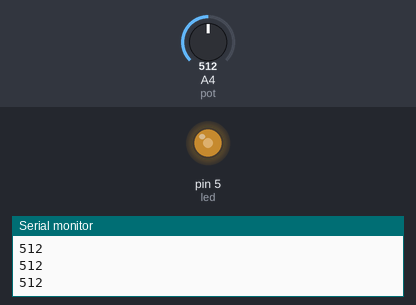
A sketch run on a simulated Arduino Uno, built with avr-gcc and run on an emulated ATmega328P. Shown: output pins drawn as LEDs (lit = HIGH), the last lines printed to the serial monitor. The inputs (shaded band) are chosen by the test bench; at power-on: A4 (pot) = 512.

Above: at 1.2 s.
1.3 s: A4 (pot) set to 716
At 2.0 s:
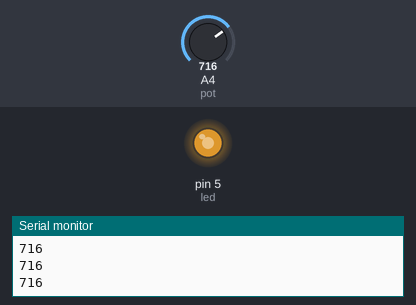
2.8 s: A4 (pot) set to 900
At 3.2 s:
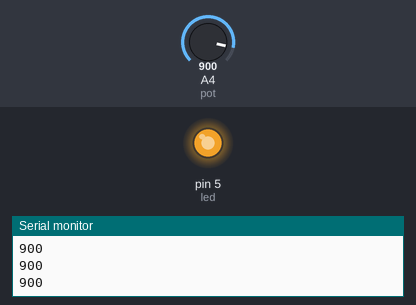
4.3 s: A4 (pot) set to 122
At 5.5 s:
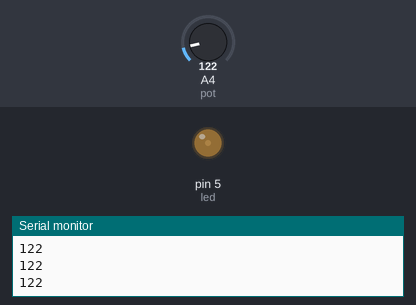
Timing chart, 0 to 7.3 s (numbered marks = the images above; inputs shaded):
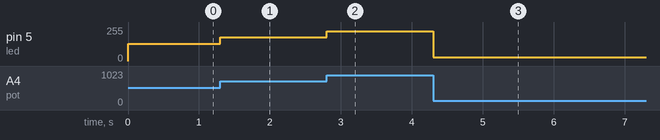

Measured:
- after the input at 1.3 s, pin 5 (led): 128/255 → 179/255 at once
- after the input at 2.8 s, pin 5 (led): 179/255 → 225/255 at once
- after the input at 4.3 s, pin 5 (led): 225/255 → 30/255 at once

The sketch:

potentiometer.ino
```cpp
int pot = 4;
int value = 0;
int led = 5 ;

void setup() {
  Serial.begin(9600);
  pinMode(led, OUTPUT);
}
void loop() {
  value = analogRead(pot);
  if(value > 0){
    analogWrite(led, (value/4));
    Serial.println(value);
  }
}
```
